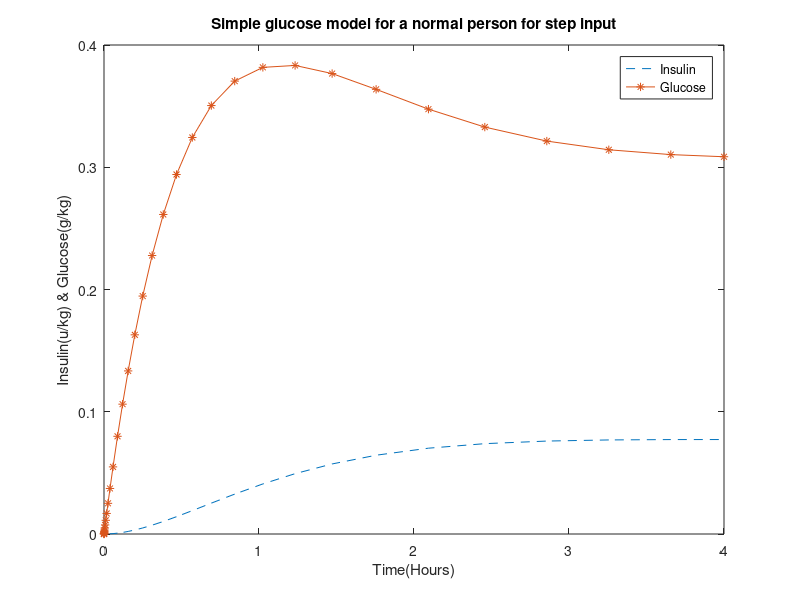
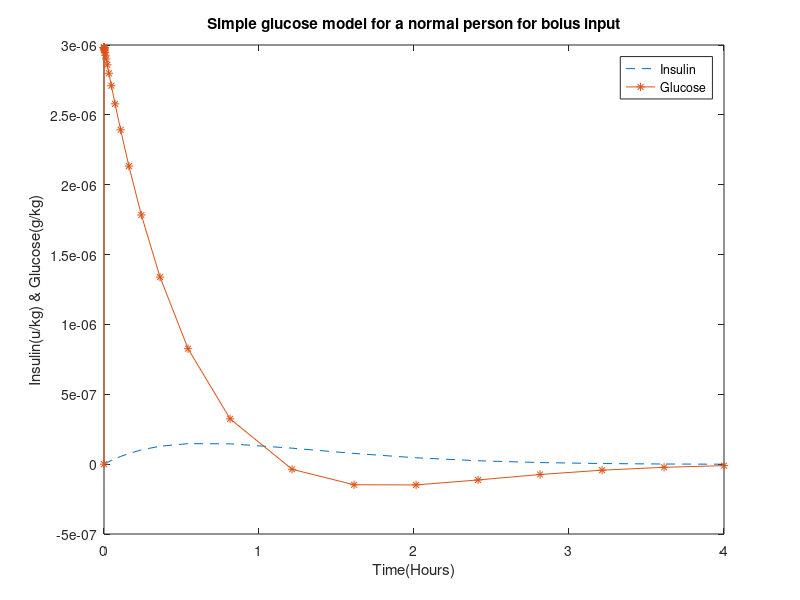
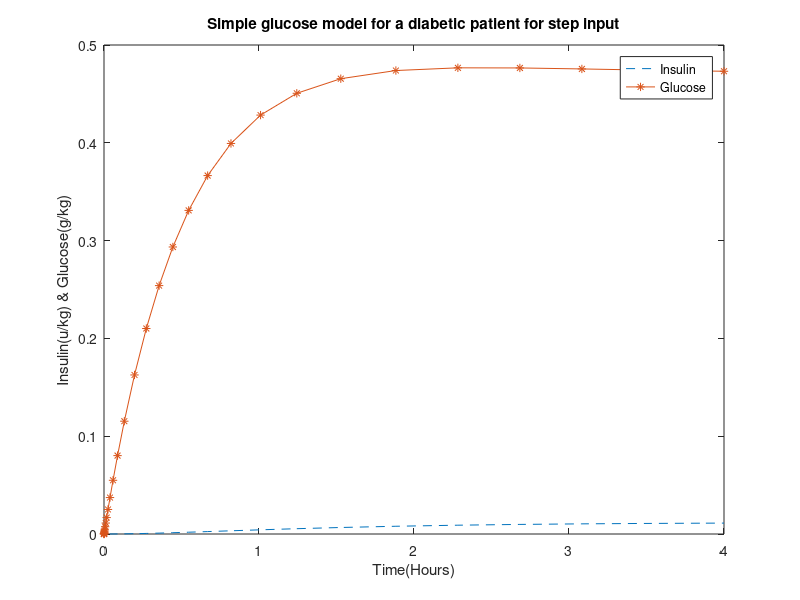
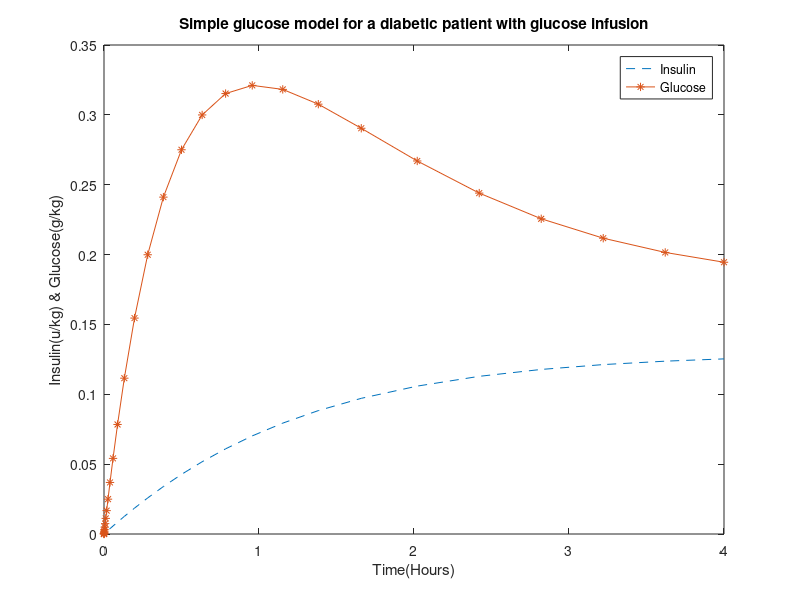

MATLAB code for these plots, in order:
%Question 1
tspan = [0 4];
I0 = 0;
G0 = 0;
%For a normal person
%For a step input
[t,y1] = ode23(@(t,y) [-0.8 0.2;-5 -2]*y+[0 1]', tspan, [I0 G0]);
figure;
plot(t,y1(:,1),'--',t,y1(:,2),'-*');
xlabel('Time(Hours)');
ylabel('Insulin(u/kg) & Glucose(g/kg)');
title('Simple glucose model for a normal person for step input');
legend('Insulin', 'Glucose');
%For a delta function
[t,y2] = ode23(@(t,y) [-0.8 0.2;-5 -2]*y+[0 1-sign(t)]', tspan, [I0 G0]);
figure;
plot(t,y2(:,1),'--',t,y2(:,2),'*-');
xlabel('Time(Hours)');
ylabel('Insulin(u/kg) & Glucose(g/kg)');
title('Simple glucose model for a normal person for bolus input');
legend('Insulin', 'Glucose');
%For a diabetic patient
%For a step input
[t,y3] = ode23(@(t,y) [-0.8 0.02;-5 -2]*y+[0 1]', tspan, [I0 G0]);
figure;
plot(t,y3(:,1),'--',t,y3(:,2),'-*');
xlabel('Time(Hours)');
ylabel('Insulin(u/kg) & Glucose(g/kg)');
title('Simple glucose model for a diabetic patient for step input');
legend('Insulin', 'Glucose');
%For a step input with glucose infusion
[t,y3] = ode23(@(t,y) [-0.8 0.02;-5 -2]*y+[0.1 1]', tspan, [I0 G0]);
figure;
plot(t,y3(:,1),'--',t,y3(:,2),'-*');
xlabel('Time(Hours)');
ylabel('Insulin(u/kg) & Glucose(g/kg)');
title('Simple glucose model for a diabetic patient with glucose infusion');
legend('Insulin', 'Glucose');